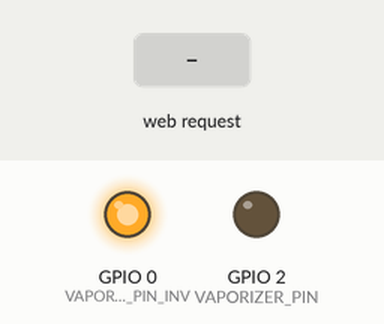
Recording of a program running on a simulated ESP8266 (NodeMCU). Parts: output pins drawn as LEDs (lit = HIGH). Inputs (shaded band) come from the test bench. WiFi joins after 1.5 s; servers stay silent unless stated; what the program prints to the serial monitor is not drawn.

Above: at 2.7 s.
2.8 s: HTTP request GET /vaporize received
At 3.1 s:
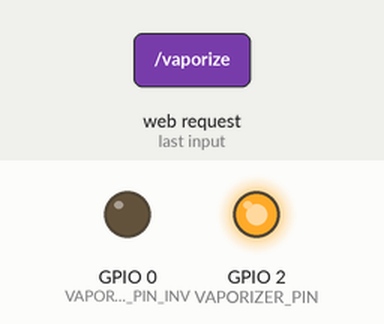
Timing chart, 0 to 7.3 s (numbered marks = the images above; inputs shaded):
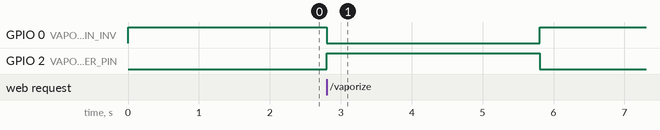

The program:

main.cpp
```cpp
#include <Arduino.h>
#include <ESPAsyncWebServer.h>
#include "config.h"

AsyncWebServer server(SERVER_PORT);
bool vaporize = false;

void setup() {
    Serial.begin(9600);

    pinMode(VAPORIZER_PIN, OUTPUT);
    pinMode(VAPORIZER_PIN_INV, OUTPUT);
    digitalWrite(VAPORIZER_PIN, LOW);
    digitalWrite(VAPORIZER_PIN_INV, HIGH);

    WiFi.mode(WIFI_STA);
    WiFi.begin(WIFI_SSID, WIFI_PASSWORD);
    while (WiFi.status() != WL_CONNECTED) delay(100);

    server.on("/vaporize", HTTP_GET, [](AsyncWebServerRequest* request){
        vaporize = true;
        request->send(200);
    });
    server.begin();

    Serial.println("Vaporizer is up and running at http://" + WiFi.localIP().toString());
}

void loop() {
    if (vaporize) {
        digitalWrite(VAPORIZER_PIN, HIGH);
        digitalWrite(VAPORIZER_PIN_INV, LOW);
        delay(VAPORIZER_DURATION);
        digitalWrite(VAPORIZER_PIN, LOW);
        digitalWrite(VAPORIZER_PIN_INV, HIGH);
        vaporize = false;
    }
}
```

config.h
```cpp
#define WIFI_SSID "enter your wifi ssid here"
#define WIFI_PASSWORD "enter your wifi password here"
#define SERVER_PORT 80
#define VAPORIZER_PIN 2
#define VAPORIZER_PIN_INV 0
#define VAPORIZER_DURATION 3000
```

Measured:
- after the input at 2.8 s, GPIO 0 (VAPORIZER_PIN_INV): HIGH → LOW at once, → HIGH 3.0 s later; GPIO 2 (VAPORIZER_PIN): LOW → HIGH at once, → LOW 3.0 s later
